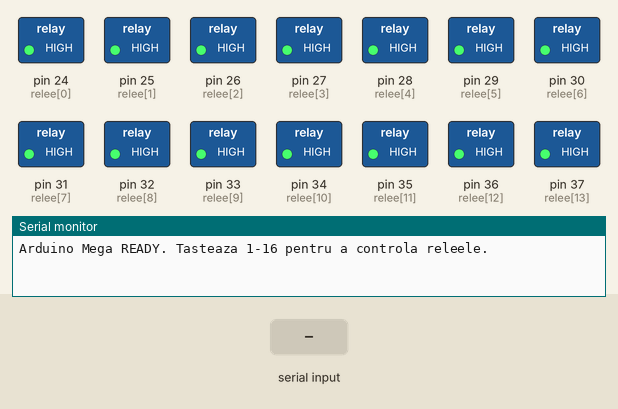
A sketch run on a simulated Arduino Mega 2560, built with avr-gcc and run on an emulated ATmega2560. On the bench: switched loads named in the sketch (green lamp = pin HIGH), the last lines printed to the serial monitor. Inputs (shaded band) come from the test bench.

Above: at 1.2 s.
1.3 s: "5\n" received over Serial
At 2.2 s:
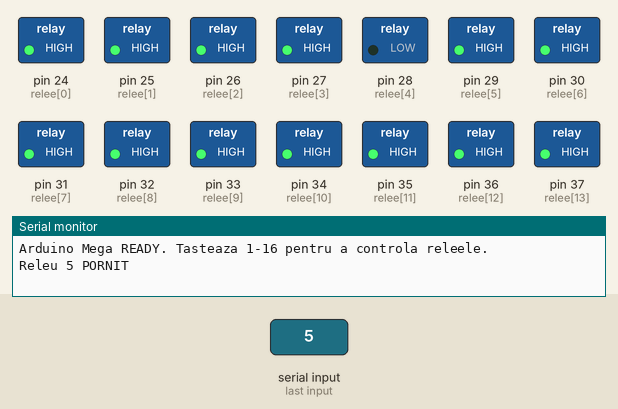
2.8 s: "90,45\n" received over Serial
Timing chart, 0 to 5.8 s (numbered marks = the images above; inputs shaded):
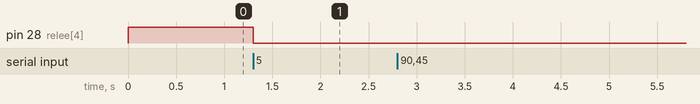

The sketch:

sketch_jun5b.ino
```cpp
// Vectorul cu pinii de la 24 la 39 (relee 1-16)
const int relee[] = {
  24, 25, 26, 27, 28, 29, 30, 31,
  32, 33, 34, 35, 36, 37, 38, 39
};

// Starea curentă a fiecărui releu (0 = oprit, 1 = pornit)
bool stareReleu[16] = {0};

void setup() {
  Serial.begin(9600);
  Serial.println("Arduino Mega READY. Tasteaza 1-16 pentru a controla releele.");

  // Inițializare pini ca OUTPUT și setare relee oprite (HIGH = off, active LOW)
  for (int i = 0; i < 16; i++) {
    pinMode(relee[i], OUTPUT);
    digitalWrite(relee[i], HIGH);
  }
}

void loop() {
  if (Serial.available()) {
    String comanda = Serial.readStringUntil('\n');  // citește linia completă
    comanda.trim();  // elimină spații și newline

    // Verificăm dacă e un număr între 1 și 16
    int nr = comanda.toInt();
    if (nr >= 1 && nr <= 16) {
      int index = nr - 1;

      // Inversăm starea curentă
      stareReleu[index] = !stareReleu[index];
      digitalWrite(relee[index], stareReleu[index] ? LOW : HIGH);  // Active LOW

      Serial.print("Releu ");
      Serial.print(nr);
      Serial.println(stareReleu[index] ? " PORNIT" : " OPRIT");
    } else {
      Serial.println("Comanda invalida. Tasteaza un numar intre 1 si 16.");
    }
  }
}
```

Measured:
- after the input at 1.3 s, pin 28 (relee[4]): HIGH → LOW at once
